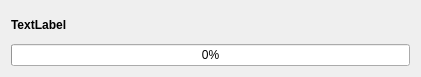
<?xml version="1.0" encoding="UTF-8"?>
<ui version="4.0">
 <class>Form</class>
 <widget class="QWidget" name="Form">
  <property name="geometry">
   <rect>
    <x>0</x>
    <y>0</y>
    <width>421</width>
    <height>77</height>
   </rect>
  </property>
  <property name="windowTitle">
   <string>Form</string>
  </property>
  <layout class="QVBoxLayout" name="verticalLayout_2">
   <item>
    <layout class="QVBoxLayout" name="verticalLayout">
     <item>
      <layout class="QHBoxLayout" name="horizontalLayout">
       <item>
        <widget class="QLabel" name="msgLabel">
         <property name="font">
          <font>
           <weight>75</weight>
           <bold>true</bold>
          </font>
         </property>
         <property name="text">
          <string>TextLabel</string>
         </property>
        </widget>
       </item>
       <item>
        <spacer name="horizontalSpacer">
         <property name="orientation">
          <enum>Qt::Horizontal</enum>
         </property>
         <property name="sizeHint" stdset="0">
          <size>
           <width>40</width>
           <height>20</height>
          </size>
         </property>
        </spacer>
       </item>
      </layout>
     </item>
     <item>
      <widget class="QProgressBar" name="progressBar">
       <property name="value">
        <number>0</number>
       </property>
      </widget>
     </item>
    </layout>
   </item>
  </layout>
 </widget>
 <resources/>
 <connections/>
</ui>
